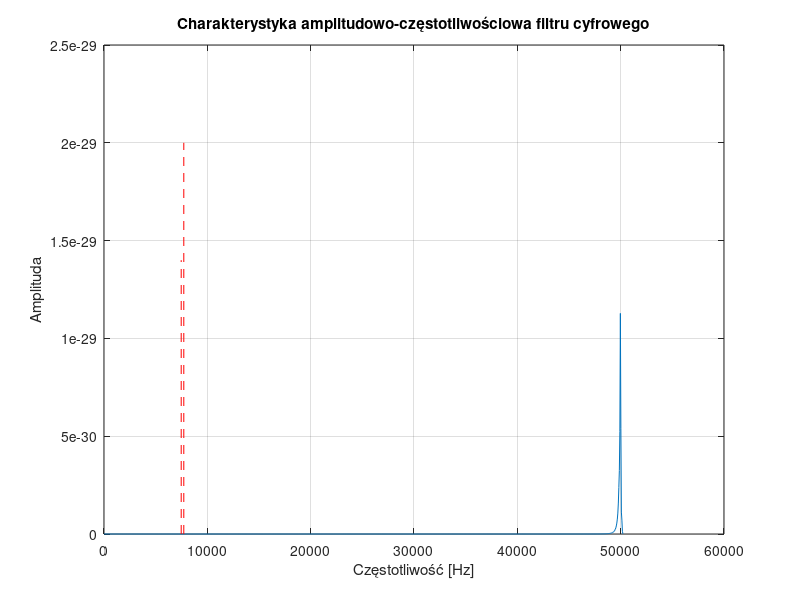

Recreate this plot in MATLAB. (Note: this script raises an error after producing the figure.)
close all
clear all
clc

load("butter.mat")

fs = 16000;
fmin = 1189;
fmax = 1229;
wmin = 2*pi*fmin;
wmax = 2*pi*fmax;

[b,a] = zp2tf(z,p,k);


[z_cyf, p_cyf , k_cyf] = bilinear(z, p,k, fs);
[num_d,den_d] = zp2tf(z_cyf,p_cyf,k_cyf);
N = 1024; % liczba punktów w charakterystyce
[H, w] = freqz(num_d, den_d, N, fs);

% Wykres charakterystyki amplitudowo-częstotliwościowej
figure;
plot(w*(2*pi), abs(H)); % zmiana na semilogx
xlabel('Częstotliwość [Hz]');
ylabel('Amplituda');
title('Charakterystyka amplitudowo-częstotliwościowa filtru cyfrowego');
grid on;
% Dodanie linii pionowych dla częstotliwości granicznych
hold on;
line([wmin, wmin], ylim, 'Color', 'r', 'LineStyle', '--');
line([wmax, wmax], ylim, 'Color', 'r', 'LineStyle', '--');
hold off; 


% Obliczenie charakterystyki amplitudowo-częstotliwościowej dla filtru analogowego
[Hz,wz] = freqs(b, a, w);

% Wykres charakterystyki amplitudowo-częstotliwościowej filtru analogowego
figure;
plot(wz, abs(Hz));
xlabel('Częstotliwość [Hz]');
ylabel('Amplituda');
title('Charakterystyka amplitudowo-częstotliwościowa filtru analogowego');
grid on;
line([wmin, wmin], ylim, 'Color', 'r', 'LineStyle', '--');
line([wmax, wmax], ylim, 'Color', 'r', 'LineStyle', '--');
hold off; 


duration = 1; % czas trwania w sekundach
t = 0:1/fs:duration-1/fs; % wektor czasu

% Częstotliwości harmoniczne w hercach
f1 = 1209;
f2 = 1272;

% Generowanie sygnałów harmonicznych
signal1 = sin(2*pi*f1*t);
signal2 = sin(2*pi*f2*t);

% Sumowanie sygnałów
digital_signal = signal1 + signal2;


% Przefiltrowanie sygnału cyfrowego
filtered_signal = zeros(size(digital_signal)); % Inicjalizacja sygnału przefiltrowanego

% Konwolucja sygnału z odpowiedzią impulsową filtra
for n = 1:length(filtered_signal)
    for k = 1:length(num_d)
        if n-k+1 > 0
            filtered_signal(n) = filtered_signal(n) + num_d(k)*digital_signal(n-k+1);
        end
    end
    for k = 2:length(den_d)
        if n-k+1 > 0
            filtered_signal(n) = filtered_signal(n) - den_d(k)*filtered_signal(n-k+1);
        end
    end
end

% Wyświetlenie sygnału przefiltrowanego i oryginalnego
figure;
subplot(2,1,1);
plot(t, digital_signal);
xlabel('Czas [s]');
ylabel('Amplituda');
title('Sygnał cyfrowy złożony z dwóch harmonicznych (oryginalny)');
subplot(2,1,2);
plot(t, filtered_signal);
xlabel('Czas [s]');
ylabel('Amplituda');
title('Sygnał cyfrowy po filtracji ( własny filtr )');


% Przefiltrowanie sygnału cyfrowego
filtered_signal = filter(num_d, den_d, digital_signal);

% Wyświetlenie sygnału przefiltrowanego i oryginalnego
figure;
subplot(2,1,1);
plot(t, digital_signal);
xlabel('Czas [s]');
ylabel('Amplituda');
title('Sygnał cyfrowy złożony z dwóch harmonicznych (oryginalny)');
subplot(2,1,2);
plot(t, filtered_signal);
xlabel('Czas [s]');
ylabel('Amplituda');
title('Sygnał cyfrowy po filtracji');